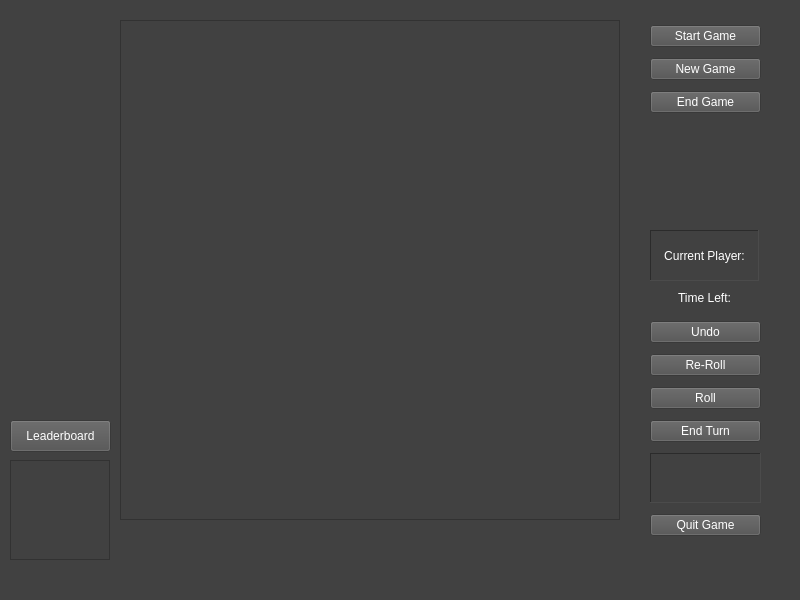
<?xml version="1.0" encoding="UTF-8"?>
<ui version="4.0">
 <class>GameWindow</class>
 <widget class="QMainWindow" name="GameWindow">
  <property name="geometry">
   <rect>
    <x>0</x>
    <y>0</y>
    <width>800</width>
    <height>600</height>
   </rect>
  </property>
  <property name="minimumSize">
   <size>
    <width>800</width>
    <height>600</height>
   </size>
  </property>
  <property name="maximumSize">
   <size>
    <width>800</width>
    <height>600</height>
   </size>
  </property>
  <property name="windowTitle">
   <string>Chutes and Ladders</string>
  </property>
  <property name="styleSheet">
   <string notr="true">background-color: rgb(65,65,65)</string>
  </property>
  <property name="unifiedTitleAndToolBarOnMac">
   <bool>false</bool>
  </property>
  <widget class="QWidget" name="centralwidget">
   <widget class="QWidget" name="verticalLayoutWidget">
    <property name="geometry">
     <rect>
      <x>650</x>
      <y>20</y>
      <width>111</width>
      <height>101</height>
     </rect>
    </property>
    <property name="styleSheet">
     <string notr="true">backgroud-color: rgb(80,80,80)</string>
    </property>
    <layout class="QVBoxLayout" name="verticalLayout">
     <item>
      <widget class="QPushButton" name="startGameButton">
       <property name="styleSheet">
        <string notr="true">background-color: rgb(80,80,80);
color: white</string>
       </property>
       <property name="text">
        <string>Start Game</string>
       </property>
      </widget>
     </item>
     <item>
      <widget class="QPushButton" name="newGameButton">
       <property name="enabled">
        <bool>true</bool>
       </property>
       <property name="styleSheet">
        <string notr="true">background-color: rgb(80,80,80);
color: white</string>
       </property>
       <property name="text">
        <string>New Game</string>
       </property>
      </widget>
     </item>
     <item>
      <widget class="QPushButton" name="endGameButton">
       <property name="enabled">
        <bool>true</bool>
       </property>
       <property name="styleSheet">
        <string notr="true">background-color: rgb(80,80,80);
color: white</string>
       </property>
       <property name="text">
        <string>End Game</string>
       </property>
      </widget>
     </item>
    </layout>
   </widget>
   <widget class="QWidget" name="verticalLayoutWidget_3">
    <property name="geometry">
     <rect>
      <x>650</x>
      <y>316</y>
      <width>111</width>
      <height>231</height>
     </rect>
    </property>
    <layout class="QVBoxLayout" name="verticalLayout_2">
     <item>
      <widget class="QPushButton" name="undoButton">
       <property name="enabled">
        <bool>true</bool>
       </property>
       <property name="styleSheet">
        <string notr="true">background-color: rgb(80,80,80);
color: white</string>
       </property>
       <property name="text">
        <string>Undo</string>
       </property>
      </widget>
     </item>
     <item>
      <widget class="QPushButton" name="rerollButton">
       <property name="enabled">
        <bool>true</bool>
       </property>
       <property name="styleSheet">
        <string notr="true">background-color: rgb(80,80,80);
color: white</string>
       </property>
       <property name="text">
        <string>Re-Roll</string>
       </property>
      </widget>
     </item>
     <item>
      <widget class="QPushButton" name="rollButton">
       <property name="enabled">
        <bool>true</bool>
       </property>
       <property name="styleSheet">
        <string notr="true">background-color: rgb(80,80,80);
color: white</string>
       </property>
       <property name="text">
        <string>Roll</string>
       </property>
      </widget>
     </item>
     <item>
      <widget class="QPushButton" name="moveButton">
       <property name="enabled">
        <bool>true</bool>
       </property>
       <property name="styleSheet">
        <string notr="true">background-color: rgb(80,80,80);
color: white</string>
       </property>
       <property name="text">
        <string>End Turn</string>
       </property>
      </widget>
     </item>
     <item>
      <widget class="QLabel" name="diceResultLabel">
       <property name="maximumSize">
        <size>
         <width>16777215</width>
         <height>50</height>
        </size>
       </property>
       <property name="font">
        <font>
         <pointsize>20</pointsize>
        </font>
       </property>
       <property name="layoutDirection">
        <enum>Qt::LeftToRight</enum>
       </property>
       <property name="styleSheet">
        <string notr="true">color: white</string>
       </property>
       <property name="frameShape">
        <enum>QFrame::Panel</enum>
       </property>
       <property name="frameShadow">
        <enum>QFrame::Sunken</enum>
       </property>
       <property name="text">
        <string/>
       </property>
       <property name="alignment">
        <set>Qt::AlignCenter</set>
       </property>
      </widget>
     </item>
     <item>
      <widget class="QPushButton" name="quitGameButton">
       <property name="enabled">
        <bool>true</bool>
       </property>
       <property name="styleSheet">
        <string notr="true">background-color: rgb(80,80,80);
color: white</string>
       </property>
       <property name="text">
        <string>Quit Game</string>
       </property>
      </widget>
     </item>
    </layout>
   </widget>
   <widget class="QGraphicsView" name="board">
    <property name="geometry">
     <rect>
      <x>120</x>
      <y>20</y>
      <width>500</width>
      <height>500</height>
     </rect>
    </property>
    <property name="minimumSize">
     <size>
      <width>500</width>
      <height>500</height>
     </size>
    </property>
    <property name="maximumSize">
     <size>
      <width>500</width>
      <height>500</height>
     </size>
    </property>
   </widget>
   <widget class="QGraphicsView" name="pawnContainer">
    <property name="geometry">
     <rect>
      <x>10</x>
      <y>460</y>
      <width>100</width>
      <height>100</height>
     </rect>
    </property>
    <property name="minimumSize">
     <size>
      <width>100</width>
      <height>100</height>
     </size>
    </property>
    <property name="maximumSize">
     <size>
      <width>100</width>
      <height>100</height>
     </size>
    </property>
   </widget>
   <widget class="QLabel" name="currentPlayerLabel">
    <property name="enabled">
     <bool>true</bool>
    </property>
    <property name="geometry">
     <rect>
      <x>650</x>
      <y>230</y>
      <width>109</width>
      <height>51</height>
     </rect>
    </property>
    <property name="styleSheet">
     <string notr="true">color: white</string>
    </property>
    <property name="frameShape">
     <enum>QFrame::Panel</enum>
    </property>
    <property name="frameShadow">
     <enum>QFrame::Sunken</enum>
    </property>
    <property name="text">
     <string>Current Player:</string>
    </property>
    <property name="alignment">
     <set>Qt::AlignCenter</set>
    </property>
   </widget>
   <widget class="QLabel" name="timeLeftLabel">
    <property name="enabled">
     <bool>true</bool>
    </property>
    <property name="geometry">
     <rect>
      <x>650</x>
      <y>290</y>
      <width>109</width>
      <height>16</height>
     </rect>
    </property>
    <property name="styleSheet">
     <string notr="true">color: white</string>
    </property>
    <property name="text">
     <string>Time Left:</string>
    </property>
    <property name="alignment">
     <set>Qt::AlignCenter</set>
    </property>
   </widget>
   <widget class="QLabel" name="alertLabel">
    <property name="geometry">
     <rect>
      <x>120</x>
      <y>540</y>
      <width>501</width>
      <height>20</height>
     </rect>
    </property>
    <property name="font">
     <font>
      <pointsize>21</pointsize>
     </font>
    </property>
    <property name="styleSheet">
     <string notr="true">color: white</string>
    </property>
    <property name="text">
     <string/>
    </property>
    <property name="alignment">
     <set>Qt::AlignCenter</set>
    </property>
   </widget>
   <widget class="QPushButton" name="leaderboardButton">
    <property name="geometry">
     <rect>
      <x>10</x>
      <y>420</y>
      <width>101</width>
      <height>32</height>
     </rect>
    </property>
    <property name="styleSheet">
     <string notr="true">background-color: rgb(80,80,80);
color: white</string>
    </property>
    <property name="text">
     <string>Leaderboard</string>
    </property>
   </widget>
  </widget>
  <widget class="QStatusBar" name="statusbar"/>
 </widget>
 <resources/>
 <connections/>
</ui>
